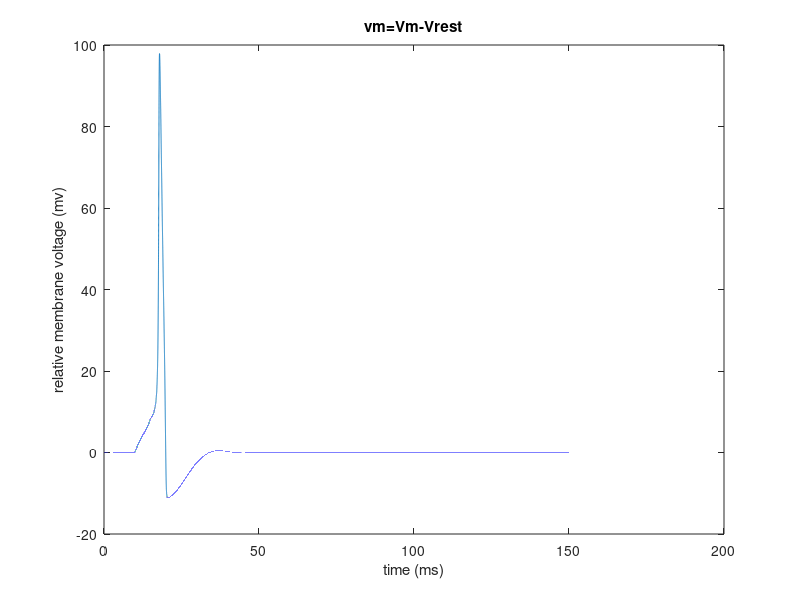
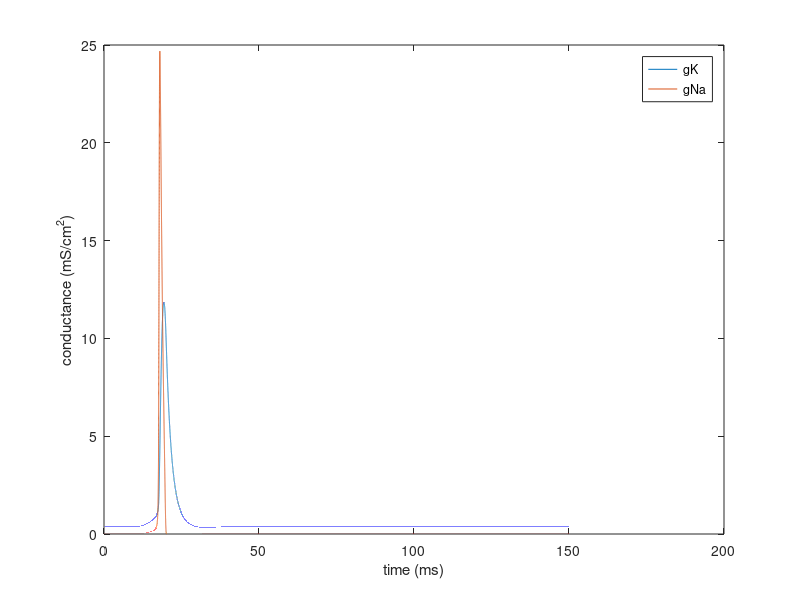
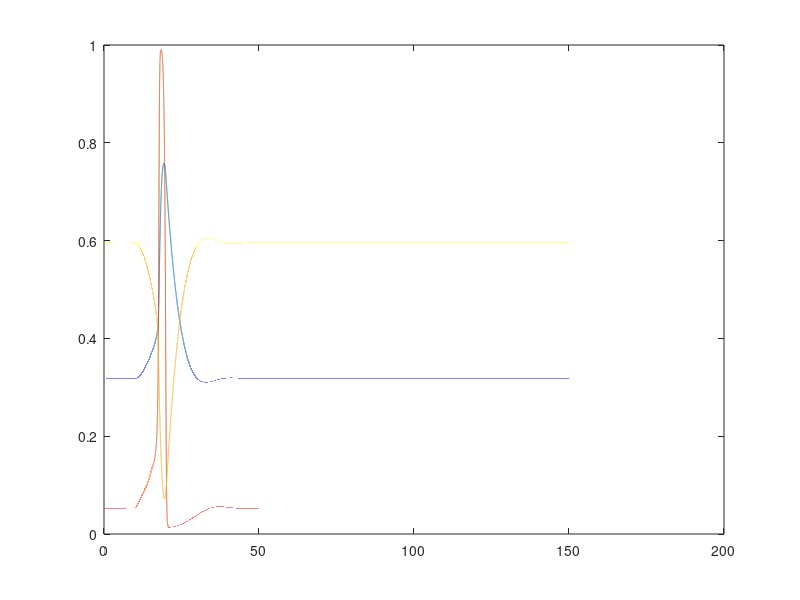

Recreate these plots in MATLAB, in order. (Note: this script raises an error after producing the figures.)
clear
clc
clf
g(1)=36;
g(2)=120;
g(3)=0.3;
E(1)=-12;
E(2)=115;
E(3)=10.613;
I_ext=0;
V=-10;
x=zeros(1,3);
x(3)=1;
t_rec=0;
t_final=150;
I_on1=2.35;
T1=10;
Tw1=5;
dt=0.001;
for t=-30:dt:t_final
    if t==T1
        I_ext=I_on1;
    end
    if t==T1+Tw1
        I_ext=0;
    end
    alpha(1)=(10-V)/(100*(exp((10-V)/10)-1));
    alpha(2)=(25-V)/(10*(exp((25-V)/10)-1));
    alpha(3)=0.07*exp(-V/20);
    beta(1)=0.125*exp(-V/80);
    beta(2)=4*exp(-V/18);
    beta(3)=1/(exp((30-V)/10)+1);
    tau=1./(alpha+beta);
    x_0=alpha.*tau;
    x=(1-dt./tau).*x+x_0.*dt./tau;
    gnmh(1)=g(1)*x(1)^4;
    gnmh(2)=g(2)*x(2)^3*x(3);
    gnmh(3)=g(3);
    I=gnmh.*(V-E);
    V=V+dt*(I_ext-sum(I));
    if t>=0
        t_rec=t_rec+1;
        x_plot(t_rec)=t;
        y_plot(t_rec)=V;
        G(1,t_rec)=gnmh(1);
        G(2,t_rec)=gnmh(2);
        n(t_rec)=x(1);
        m(t_rec)=x(2);
        h(t_rec)=x(3);
    end
end
plot(x_plot,y_plot);
title('vm=Vm-Vrest');
xlabel('time (ms)');
ylabel('relative membrane voltage (mv)');
figure();
plot(x_plot,G);
xlabel('time (ms)');
ylabel('conductance (mS/cm^2)');
legend('gK','gNa');
figure();
z=plot(x_plot,n,x_plot,m,x_plot,h);
z(1).Color='r';
z(2).Color='g';
z(3).Color='y';
xlabel('time (ms)');
ylabel('n,m,h(t)');
legend('n(t)','m(t)','h(t)');
